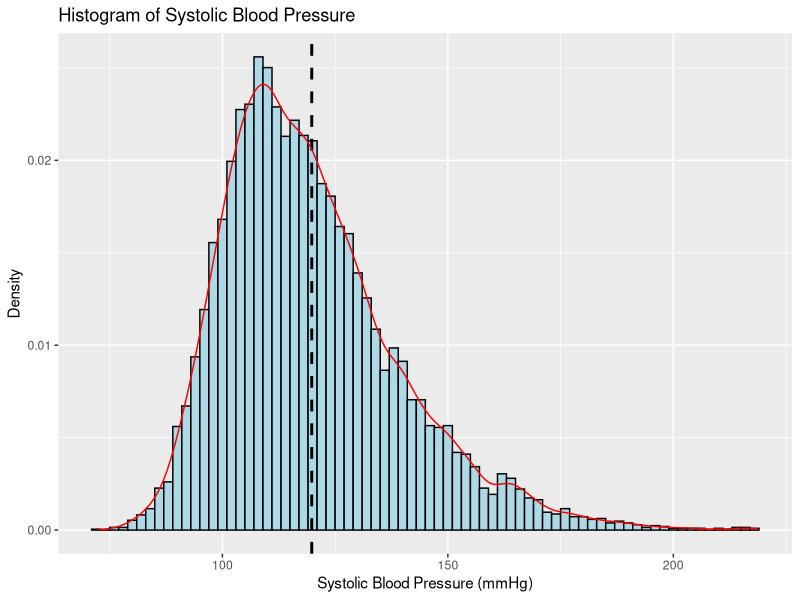
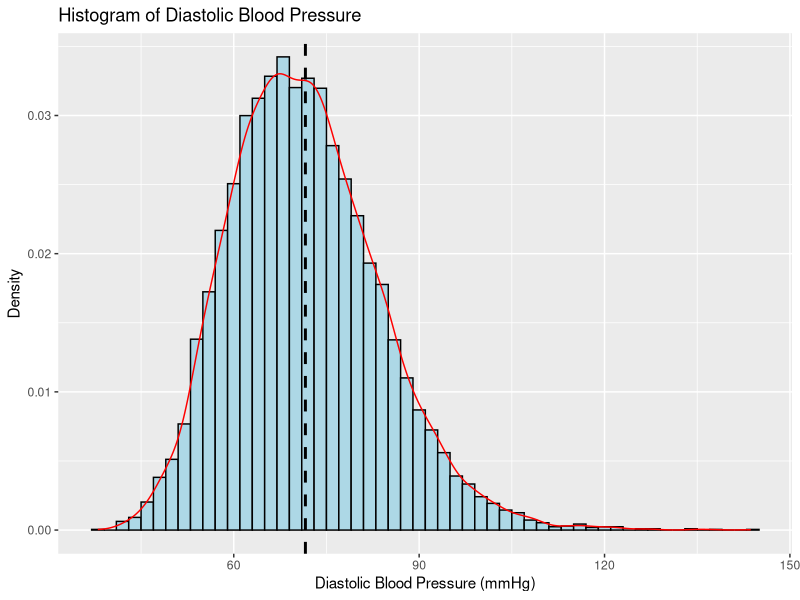

These charts were generated, in order, by the following R code:
## ---- chunk 1
suppressPackageStartupMessages(library(tidyverse))
bpdata <- read_csv(here::here("dataset/bpdata.csv"))
## ---- chunk 2
#we're gonna be plotting a histogram of blood pressure measurements as well as reporting some descriptive stats for BP
#taking average across the three columns for each type of blood pressure measurement
bpMean <- bpdata %>% mutate(MeanDia = rowMeans(select(.,BPXODI1,BPXODI2,BPXODI3), na.rm = TRUE)) %>% mutate(MeanSys = rowMeans(select(.,BPXOSY1,BPXOSY2,BPXOSY3), na.rm = TRUE))

#making a table of descriptive stats
bpMean %>% select(MeanDia, MeanSys) %>% pivot_longer(everything()) %>% mutate(Blood_Pressure_Type = str_replace(name,"MeanSys","Systolic"), name = str_replace(name,"MeanDia","Diastolic")) %>% group_by(Blood_Pressure_Type) %>% summarise(Mean = mean(value, na.rm = TRUE), Median = median(value, na.rm = TRUE), IQR = IQR(value, na.rm = TRUE)) %>% knitr::kable()
## ---- chunk 3
#making histograms of systolic and diastolic
bpMean %>% ggplot(aes(x = MeanSys, y = ..density..)) +
  geom_histogram(binwidth = 2, colour= "black", fill= "lightblue") +
  geom_vline(aes(xintercept = mean(MeanSys, na.rm = TRUE)),color="black", linetype="dashed", size=1) +
  geom_density(color = "red") +
  labs(title = "Histogram of Systolic Blood Pressure", x = "Systolic Blood Pressure (mmHg)", y = "Density") 

bpMean %>% ggplot(aes(x = MeanDia, y = ..density..)) +
  geom_histogram(binwidth = 2, colour= "black", fill= "lightblue") +
  geom_vline(aes(xintercept = mean(MeanDia, na.rm = TRUE)),color="black", linetype="dashed", size=1) +
  geom_density(color = "red") +
  labs(title = "Histogram of Diastolic Blood Pressure", x = "Diastolic Blood Pressure (mmHg)", y = "Density") 
